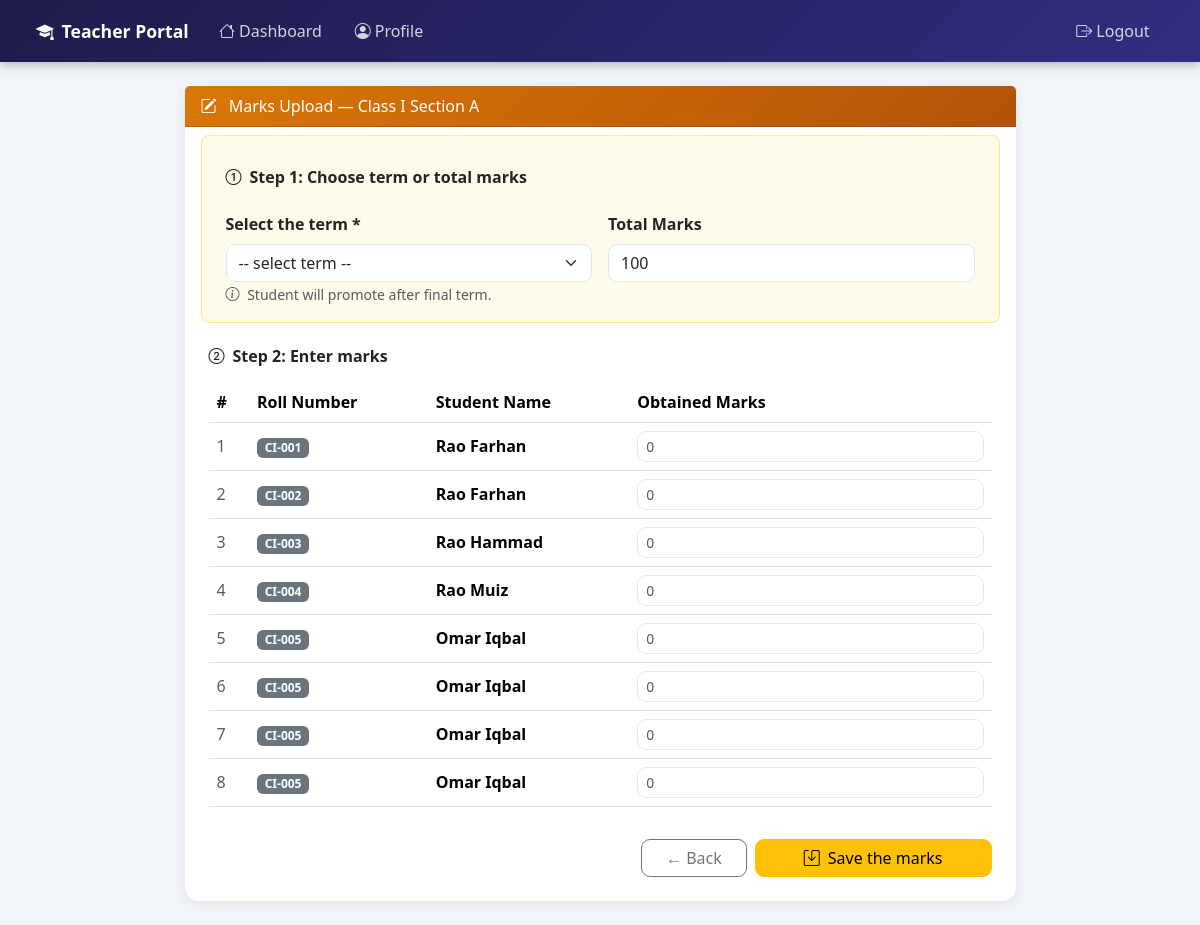
The app's page /tech/marks/5/ with its own data.
### cls/models.py (models this page shows, shortened)
class Section(models.Model):
    grade         = models.ForeignKey(Grade, on_delete=models.CASCADE)
    section       = models.CharField(max_length=50)

class Grade(models.Model):
    id            = models.AutoField(primary_key=True)
    grade         = models.CharField(max_length=50)

### student/models.py (models this page shows, shortened)
class Students(models.Model):
    id = models.AutoField(primary_key=True)
    Roll = models.CharField(max_length=50)
    grade = models.ForeignKey('cls.Grade', on_delete=models.CASCADE, null=True, blank=True)
    section = models.ForeignKey('cls.Section', on_delete=models.SET_NULL, null=True, blank=True, related_name='students_set')
    Name = models.CharField(max_length=50)
    F_Name = models.CharField(max_length=50)
    F_CNIC = models.CharField(
        max_length=15,
        validators=[RegexValidator(
            regex=r'^\d{5}-\d{7}-\d{1}$',
            message="CNIC must be 36102-1313450-9 format"
        )],
        null=False,
        blank=False
    )
    E_mail=models.EmailField(max_length=100,default="test@example.com",null=False)
    Contact = models.CharField(max_length=20)
    Address = models.CharField(max_length=1000, default='')
    Image = models.ImageField(upload_to='image', default='')

### Teacher/views.py (the view, shortened to what this page needs)
# urls.py: path('marks/<int:s_id>/',       views.upload_marks, name='UploadMarks'),
def upload_marks(request, s_id):
    section  = get_object_or_404(Section, id=s_id)
    students = Students.objects.filter(section=section)
    eid      = request.session.get('ID', '')
    year     = datetime.date.today().year
    assign  = Assigned.objects.filter(Employee_ID=eid, clas=section).first()
    subject = assign.Subject if assign else ''
    preselect_term = request.GET.get('term', '')
    already_uploaded = Marks.objects.filter(
        section=section,
        subject=subject,
        term=preselect_term
    ).exists()
    if already_uploaded:
        messages.error(request, f"{preselect_term.capitalize()} term marks have already been uploaded!")
        return redirect('Dash', myid=eid)  # stop here, don't show the form
    return render(request, 'Teach/marks.html', {
        'students'      : students,
        'section'       : section,
        'subject'       : subject,
        'year'          : year,
        'preselect_term': preselect_term,
    })

### Teacher/Templates/Teach/marks.html (shortened to what this page needs)
{% extends 'Teach/Base.html' %}
{% block content %}
<div class="row justify-content-center">
  <div class="col-md-9">
    <div class="card">
      <div class="card-header text-white" style="background:linear-gradient(135deg,#d97706,#b45309)">
        <i class="bi bi-pencil-square me-2"></i>
        Marks Upload — {{ section.grade.grade }} Section {{ section.section }}
      </div>
      <div class="card-body p-4">
        <form method="POST">
          <div class="row g-3 mb-4 p-3 rounded-3" style="background:#fffbeb;border:1px solid #fde68a">
            <h6 class="fw-bold mb-2"><i class="bi bi-1-circle me-2"></i>Step 1: Choose term or total marks</h6>
            <div class="col-md-6">
              <label class="form-label fw-semibold">Select the term *</label>
              <select name="term" class="form-select" required>
                <option value="">-- select term --</option>
              </select>
              <small class="text-muted">
                <i class="bi bi-info-circle me-1"></i>
                Student will promote after final term.
              </small>
            </div>
            <div class="col-md-6">
              <label class="form-label fw-semibold">Total Marks</label>
              <input type="number" name="total_marks" class="form-control"
                     value="100" min="1" max="1000">
            </div>
          </div>
          <h6 class="fw-bold mb-3"><i class="bi bi-2-circle me-2"></i>Step 2: Enter marks</h6>
          <div class="table-responsive">
            <table class="table table-hover align-middle">
              <thead style="background:#312e81;color:#fff">
                <tr>
                  <th>#</th>
                  <th>Roll Number</th>
                  <th>Student Name</th>
                  <th style="min-width:150px">Obtained Marks</th>
                </tr>
              </thead>
              <tbody>
                {% for st in students %}
                <tr>
                  <td class="text-muted">{{ forloop.counter }}</td>
                  <td><span class="badge bg-secondary">{{ st.Roll }}</span></td>
                  <td class="fw-semibold">{{ st.Name }}</td>
                  <td>
                    <input type="number" name="marks_{{ st.id }}"
                           class="form-control form-control-sm" min="0"
                           placeholder="0" required>
                  </td>
                </tr>
                {% empty %}
                <tr>
                  <td colspan="4" class="text-center text-muted py-3">
                    No student in this section.
                  </td>
                </tr>
                {% endfor %}
              </tbody>
            </table>
          </div>
          {% if students %}
          <div class="d-flex gap-2 mt-3 justify-content-end">
            <a href="javascript:history.back()" class="btn btn-outline-secondary px-4">← Back</a>
            <button type="submit" class="btn btn-warning px-5">
              <i class="bi bi-save me-2"></i>Save the marks
            </button>
          </div>
          {% endif %}
        </form>
      </div>
    </div>
  </div>
</div>
{% endblock %}

### Teacher/Templates/Teach/Base.html (style rules this page uses)
:root { --primary:#4f46e5; --dark:#1e1b4b; }
body { background: #f1f5f9; font-family: 'Segoe UI', sans-serif; min-height: 100vh; }
.card { border: none; border-radius: 14px; box-shadow: 0 2px 12px rgba(0,0,0,.07); }
.btn { border-radius: 9px; }
.form-control, .form-select { border-radius: 9px; border: 1.5px solid #e2e8f0; }

### records on screen
Section: grade.grade "Class I", section "A"
Students: Roll "CI-001", Name "Rao Farhan"
Students: Roll "CI-002", Name "Rao Farhan"
Students: Roll "CI-003", Name "Rao Hammad"
Students: Roll "CI-004", Name "Rao Muiz"
Students: Roll "CI-005", Name "Omar Iqbal"
Students: Roll "CI-005", Name "Omar Iqbal"
Students: Roll "CI-005", Name "Omar Iqbal"
Students: Roll "CI-005", Name "Omar Iqbal"
